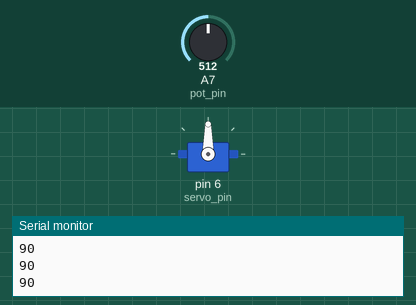
Recording of a sketch running on a simulated Arduino Nano, built with avr-gcc and run on an emulated ATmega328P. Shown: servo, the last lines printed to the serial monitor. The test bench sets the inputs (shaded band); at power-on: A7 (pot_pin) = 512.

Above: at 1.2 s.
1.3 s: A7 (pot_pin) set to 716
At 2.0 s:
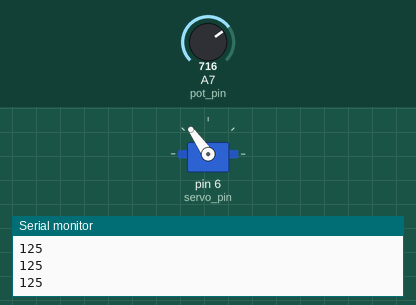
2.8 s: A7 (pot_pin) set to 900
At 3.2 s:
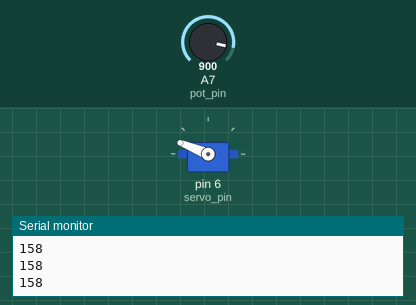
4.3 s: A7 (pot_pin) set to 1023
At 5.5 s:
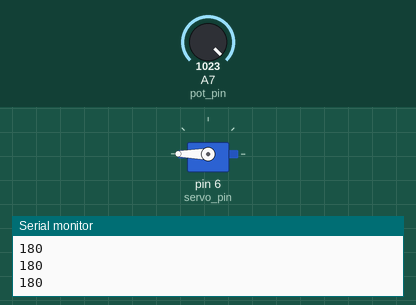
5.8 s: A7 (pot_pin) set to 306
At 6.6 s:
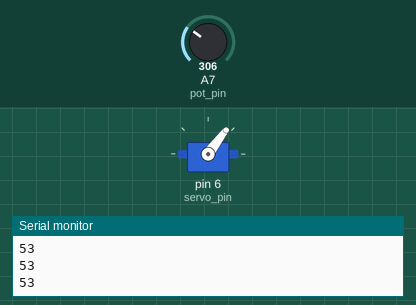
7.3 s: A7 (pot_pin) set to 122
At 7.7 s:
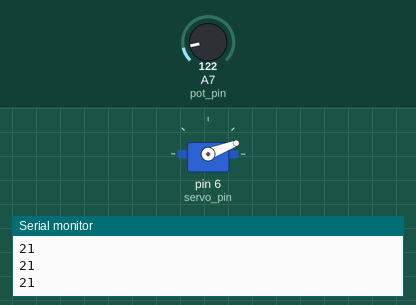
8.8 s: A7 (pot_pin) set to 0
At 10.0 s:
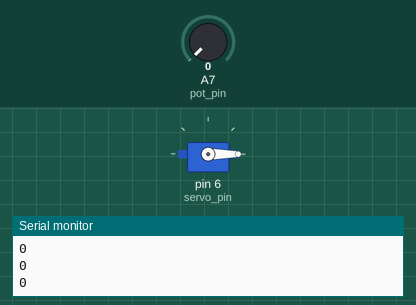
Timing chart, 0 to 11.3 s (numbered marks = the images above; inputs shaded):
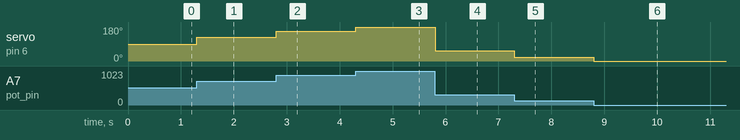

Measured:
- after the input at 1.3 s, servo on pin 6 (servo_pin): 90° → 125° at once
- after the input at 2.8 s, servo on pin 6 (servo_pin): 125° → 158° at once
- after the input at 4.3 s, servo on pin 6 (servo_pin): 158° → 180° at once
- after the input at 5.8 s, servo on pin 6 (servo_pin): 180° → 53° at once
- after the input at 7.3 s, servo on pin 6 (servo_pin): 53° → 21° at once
- after the input at 8.8 s, servo on pin 6 (servo_pin): 21° → 0° at once

The sketch:

servo_pot_control.ino
```cpp
/**
 * servo_pot_control: Control the motion of a servo
 * motor using a potentiometer.
 *
 * This sketch reads in the voltage from a potentiometer (a pot)
 * and moves the servo motor to an angle between 0 and 180 degrees
 * based upon the reading from the pot.
 *
 * Text following a double forward slash (//) or in a section like this one
 * are comments, and are ignored when we compile our code.
 *
 * Author: Daniel Morris, University of Canterbury for WiE CAN
 * Last modified: 15 Jan 2019
 */


/* Include (import) the servo library
 * This library allows us to control servo motors
 * without needing to manually generate the electrical signals
 * a servo motor expects.
 */
#include <Servo.h>

Servo myservo;  // Create a servo 'object' to control a servo

// These variables are integers; they can only be positive or negative whole numbers

int pot_pin = A7;   // Analog pin number that the potentiometer is connected to.
int val;            // Variable to store values read from the potentiometer.
int servo_pin = 6;  // Digital pin that the servo motor is connected to.

// Our code starts running from here
void setup() {
    Serial.begin(9600);             // Start the USB serial port. This allows us to print out
                                    // information on the computer.

    Serial.println("Starting...");  // Print out the text "Starting..." on the serial monitor
                                    // (the magnifying glass in the top-right corner).
                                    // The 'ln' at the end of 'println' means that a newline will
                                    // be added, so that the next print/println command will print
                                    // on a new line in the serial monitor. If you don't want a newline
                                    // added, you can use Serial.print() instead.

    myservo.attach(servo_pin);      // Indicates that the servo is connected to pin 9
                                    // Links this pin to the servo object we created above.

    pinMode(pot_pin, INPUT);        // Indicates that the pot pin is an input - the
                                    // microcontroller should read in electricity on this
                                    // pin, rather than output an electrical signal.
}

// This is run after setup, and loops around forever
void loop() {
    val = analogRead(pot_pin);           // Read the value of the potentiometer (value between 0 and 1023)
    val = map(val, 0, 1023, 0, 180);     // Scale the readung to use it with the servo (value between 0 and 180)
    myservo.write(val);                  // Set the servo position according to the scaled value
    Serial.println(val);                 // Print out the value sent to the servo
    delay(5);                            // Wait for the servo to get to the desired position
}

/**
 * Why are the potentionmeter values between 0 and 1023?
 *
 * The microcontroller uses a device called an Analog to Digital Converter (ADC)
 * to read a voltage, and convert it to binary (1's and 0's). However it cannot use
 * an unlimited number of binary digits (a 'bit' is short for binary digit) to represent the voltage value.
 * More bits improves accuracy (specifically, it improves resolution), but is more complex and costs more.
 *
 * Our microcontroller uses 10 bits to represent a voltage, so a voltage of 5 volts (the maximum voltage we
 * can read) is represented as 1111111111 (10 1's). This value, converted back to base 10 (decimal numbers)
 * is 1023. Likewise, a voltage of zero volts is represented as 0000000000 (10 0's), which is also 0 in decimal.
 */
```
